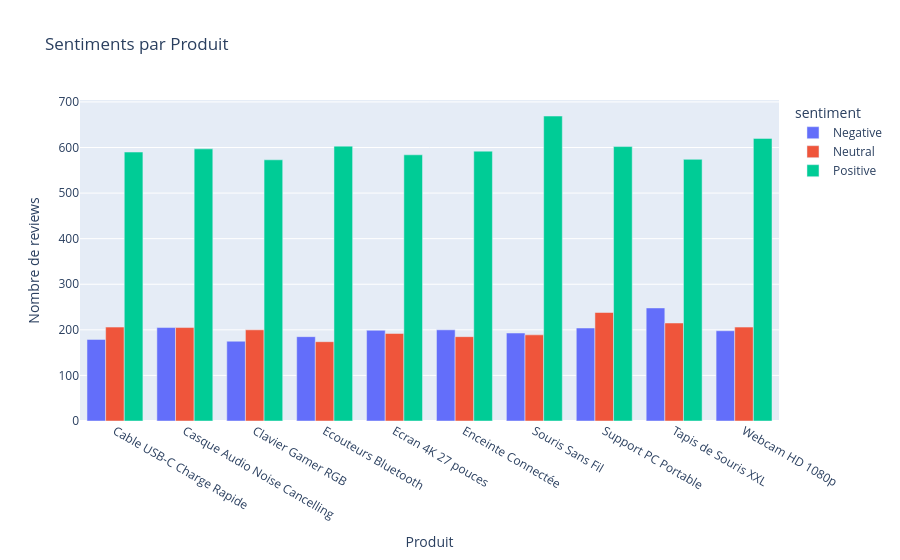

The code cell stored with this chart in its notebook:
### Markdown cell above
## Analyse par Produit

### Code cell
product_sentiment = df.groupby(['product_name', 'sentiment']).size().reset_index(name='count')
fig_product = px.bar(product_sentiment, x='product_name', y='count', color='sentiment',
                     title='Sentiments par Produit', barmode='group',
                     labels={'product_name': 'Produit', 'count': 'Nombre de reviews'})
fig_product.show()

### Figure 1 — Plotly figure (JSON) as saved in the notebook; plotly's stock layout.template omitted (floating-point values rounded to 4 significant figures)
{"data": [{"alignmentgroup": "True", "hovertemplate": "sentiment=Negative<br>Produit=%{x}<br>Nombre de reviews=%{y}<extra></extra>", "legendgroup": "Negative", "marker": {"color": "#636efa", "pattern": {"shape": ""}}, "name": "Negative", "offsetgroup": "Negative", "orientation": "v", "showlegend": true, "textposition": "auto", "type": "bar", "x": ["Cable USB-C Charge Rapide", "Casque Audio Noise Cancelling", "Clavier Gamer RGB", "Ecouteurs Bluetooth", "Ecran 4K 27 pouces", "Enceinte Connectée", "Souris Sans Fil", "Support PC Portable", "Tapis de Souris XXL", "Webcam HD 1080p"], "xaxis": "x", "y": [179, 205, 175, 185, 199, 200, 193, 204, 248, 198], "yaxis": "y"}, {"alignmentgroup": "True", "hovertemplate": "sentiment=Neutral<br>Produit=%{x}<br>Nombre de reviews=%{y}<extra></extra>", "legendgroup": "Neutral", "marker": {"color": "#EF553B", "pattern": {"shape": ""}}, "name": "Neutral", "offsetgroup": "Neutral", "orientation": "v", "showlegend": true, "textposition": "auto", "type": "bar", "x": ["Cable USB-C Charge Rapide", "Casque Audio Noise Cancelling", "Clavier Gamer RGB", "Ecouteurs Bluetooth", "Ecran 4K 27 pouces", "Enceinte Connectée", "Souris Sans Fil", "Support PC Portable", "Tapis de Souris XXL", "Webcam HD 1080p"], "xaxis": "x", "y": [206, 205, 200, 174, 192, 185, 189, 238, 215, 206], "yaxis": "y"}, {"alignmentgroup": "True", "hovertemplate": "sentiment=Positive<br>Produit=%{x}<br>Nombre de reviews=%{y}<extra></extra>", "legendgroup": "Positive", "marker": {"color": "#00cc96", "pattern": {"shape": ""}}, "name": "Positive", "offsetgroup": "Positive", "orientation": "v", "showlegend": true, "textposition": "auto", "type": "bar", "x": ["Cable USB-C Charge Rapide", "Casque Audio Noise Cancelling", "Clavier Gamer RGB", "Ecouteurs Bluetooth", "Ecran 4K 27 pouces", "Enceinte Connectée", "Souris Sans Fil", "Support PC Portable", "Tapis de Souris XXL", "Webcam HD 1080p"], "xaxis": "x", "y": [590, 597, 573, 603, 584, 592, 669, 602, 574, 620], "yaxis": "y"}], "layout": {"barmode": "group", "legend": {"title": {"text": "sentiment"}, "tracegroupgap": 0}, "title": {"text": "Sentiments par Produit"}, "xaxis": {"anchor": "y", "domain": [0, 1], "title": {"text": "Produit"}}, "yaxis": {"anchor": "x", "domain": [0, 1], "title": {"text": "Nombre de reviews"}}}}
